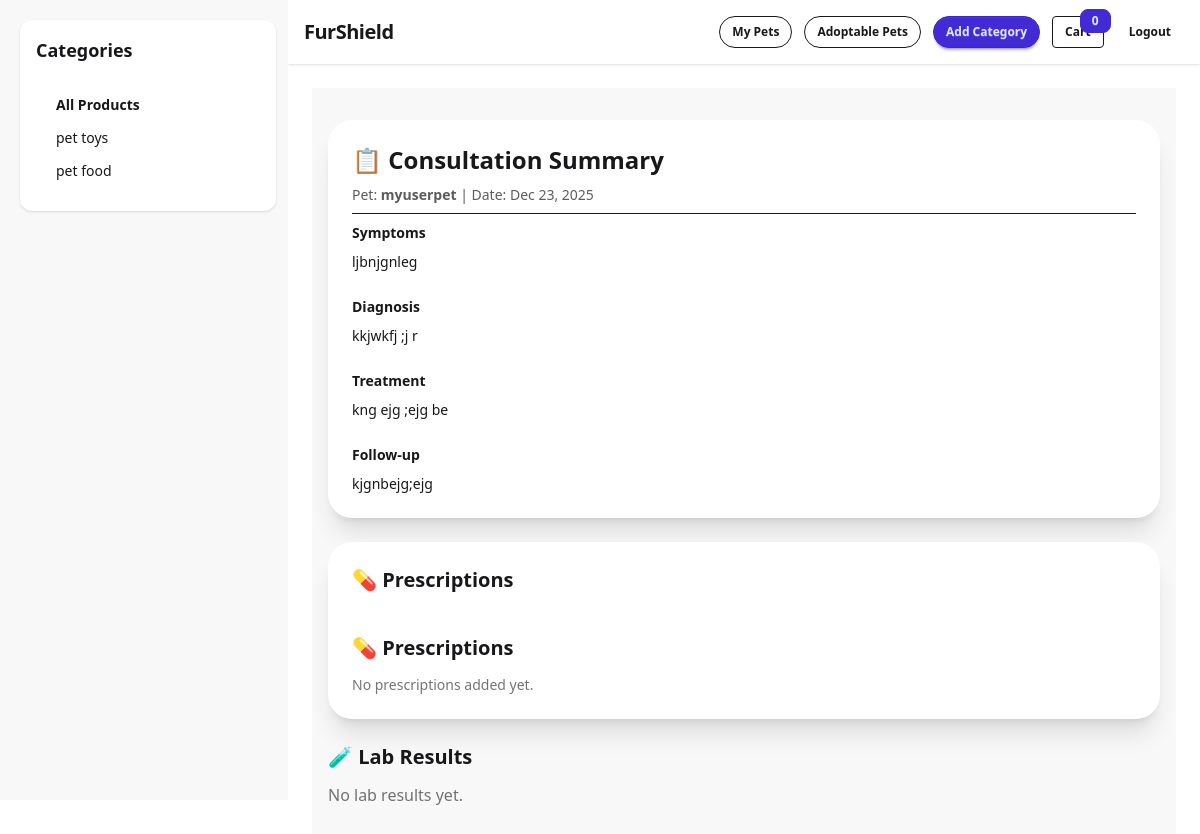
Page /appointments/1/consultation/ (signed in) on the committed database.
### myapp/models.py (models this page shows, shortened)
class Consultation(models.Model):
    appointment = models.OneToOneField(
        Appointment,
        on_delete=models.CASCADE,
        related_name='consultation'
    )
    symptoms = models.TextField()
    diagnosis = models.TextField()
    treatment = models.TextField()
    follow_up = models.TextField(blank=True)
    created_at = models.DateTimeField(auto_now_add=True)

class Appointment(models.Model):
    pet = models.ForeignKey(
        Pet,
        on_delete=models.CASCADE,
        related_name='appointments'
    )
    vet = models.ForeignKey(
        User,
        on_delete=models.CASCADE,
        related_name='vet_appointments'
    )
    owner = models.ForeignKey(
        User,
        on_delete=models.CASCADE,
        related_name='owner_appointments'
    )
    appointment_date = models.DateTimeField(null=True, blank=True)
    reason = models.TextField()
    created_at = models.DateTimeField(auto_now_add=True)

class Pet(models.Model):
    owner = models.ForeignKey(
        User,
        on_delete=models.CASCADE,
        related_name='pets',
        null=True,
        blank=True
    )
    shelter = models.ForeignKey(
        User,
        on_delete=models.CASCADE,
        related_name='shelter_pets',
        null=True,
        blank=True
    )
    is_adoptable = models.BooleanField(default=False)
    image = models.ImageField(upload_to='pets/', blank=True, null=True)
    pet_name = models.CharField(max_length=100)
    pet_type = models.CharField(max_length=50)
    age = models.PositiveIntegerField(null=True, blank=True)
    breed = models.CharField(max_length=100, blank=True)
    gender = models.CharField(max_length=20)
    special_needs = models.BooleanField(default=False)

class Category(models.Model):
    name = models.CharField(max_length=100)
    image = models.ImageField(upload_to='category_images/')

### myapp/views.py (the view)
# urls.py: path('appointments/<int:appointment_id>/consultation/',views.view_consultation,name='view_consultation'),
@login_required
def view_consultation(request, appointment_id):
    appointment = get_object_or_404(Appointment, id=appointment_id)
    if request.user not in [appointment.owner, appointment.vet]:
        return HttpResponseForbidden()
    consultation = get_object_or_404(
        Consultation,
        appointment=appointment
    )
    return render(request, 'vets/view_consultation.html', {
        'appointment': appointment,
        'consultation': consultation
    })

### myapp/context_processors.py (called while the page is built)
def categories_processor(request):
    from .models import Category
    return {
        'categories': Category.objects.all()
    }

### myapp/templates/vets/view_consultation.html (shortened to what this page needs)
{% extends 'base.html' %}
{% block content %}
<div class="min-h-screen bg-base-200 px-4 py-8">
  <div class="max-w-4xl mx-auto space-y-6">
    <div class="card bg-base-100 shadow-xl rounded-3xl">
      <div class="card-body">
        <h2 class="text-2xl font-bold">
          📋 Consultation Summary
        </h2>
        <p class="opacity-70">
          Pet: <strong>{{ consultation.appointment.pet.pet_name }}</strong> |
          Date: {{ consultation.created_at|date:"M d, Y" }}
        </p>
        <hr>
        <h3 class="font-semibold">Symptoms</h3>
        <p>{{ consultation.symptoms }}</p>
        <h3 class="font-semibold mt-4">Diagnosis</h3>
        <p>{{ consultation.diagnosis }}</p>
        <h3 class="font-semibold mt-4">Treatment</h3>
        <p>{{ consultation.treatment }}</p>
        <h3 class="font-semibold mt-4">Follow-up</h3>
        <p>{{ consultation.follow_up|default:"No follow-up required" }}</p>
      </div>
    </div>
    <div class="card bg-base-100 shadow-xl rounded-3xl">
      <div class="card-body">
        <h3 class="text-xl font-bold">💊 Prescriptions</h3>
<div class="mt-8">
    <h3 class="text-xl font-semibold mb-3">💊 Prescriptions</h3>
    {% if consultation.prescriptions.all %}
        <div class="space-y-3">
            {% for prescription in consultation.prescriptions.all %}
                <div class="card bg-base-100 shadow p-4 rounded-xl">
                    <p class="font-semibold">
                        {{ prescription.medication_name }}
                    </p>
                    <p class="text-sm opacity-70">
                        Dosage: {{ prescription.dosage }}
                    </p>
                    <p class="text-sm opacity-70">
                        Frequency: {{ prescription.frequency }}
                    </p>
                    <p class="text-sm opacity-70">
                        Duration: {{ prescription.duration }}
                    </p>
                </div>
            {% endfor %}
        </div>
    {% else %}
        <p class="opacity-60">No prescriptions added yet.</p>
    {% endif %}
</div>
      </div>
    </div>
<div class="mt-6">
    <h3 class="text-xl font-semibold mb-3">🧪 Lab Results</h3>
    {% if consultation.lab_results.all %}
        <ul class="space-y-3">
            {% for lab in consultation.lab_results.all %}
                <li class="card bg-base-100 shadow p-4 rounded-xl">
                    <p class="font-semibold">{{ lab.test_name }}</p>
                    <p class="text-sm opacity-70">{{ lab.result }}</p>
                    {% if lab.file %}
                        <a href="{{ lab.file.url }}"
                           class="link link-primary text-sm"
                           target="_blank">
                            📎 View Attachment
                        </a>
                    {% endif %}
                </li>
            {% endfor %}
        </ul>
    {% else %}
        <p class="opacity-60">No lab results yet.</p>
    {% endif %}
</div>
  </div>
</div>
{% endblock %}

### myapp/templates/partials/category_sidebar.html
<div class="w-full md:w-64 bg-base-100 rounded-xl shadow p-4">
  <h3 class="text-lg font-bold mb-4">Categories</h3>
  <ul class="menu bg-base-100 rounded-box">
    <li>
      <a href="{% url 'view_products' %}" class="font-semibold">
        All Products
      </a>
    </li>
    {% for category in categories %}
    <li>
      <a href="{% url 'category_products' category.id %}">
        {{ category.name }}
      </a>
    </li>
    {% empty %}
    <li class="opacity-70">No categories</li>
    {% endfor %}
  </ul>
</div>

### rows in the picture
Consultation: appointment.pet.pet_name "myuserpet", created_at "Dec 23, 2025", symptoms "ljbnjgnleg", diagnosis "kkjwkfj ;j r", treatment "kng ejg ;ejg be", follow_up "kjgnbejg;ejg"
Category: name "pet toys"
Category: name "pet food"

### other values in the picture
{{ request.session.cart|length|default:"0" }} "0"
